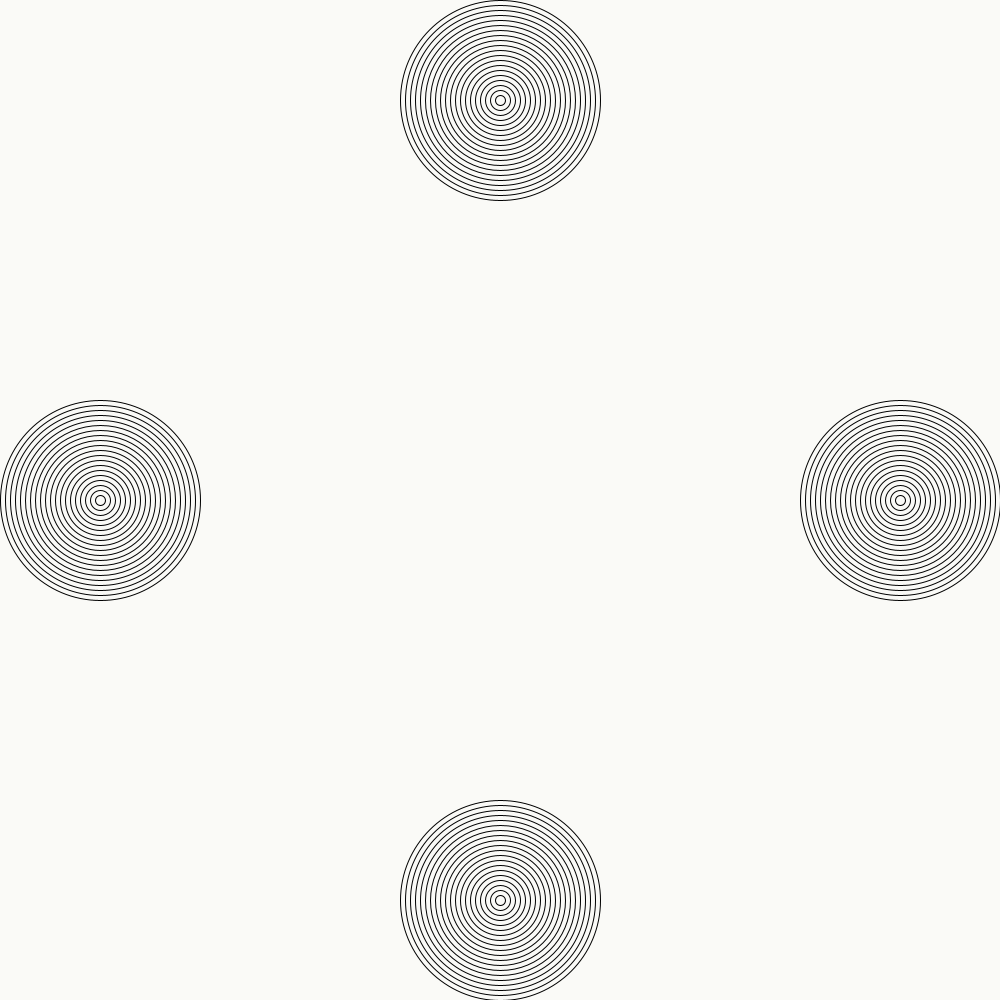
Frame 1 (no input)
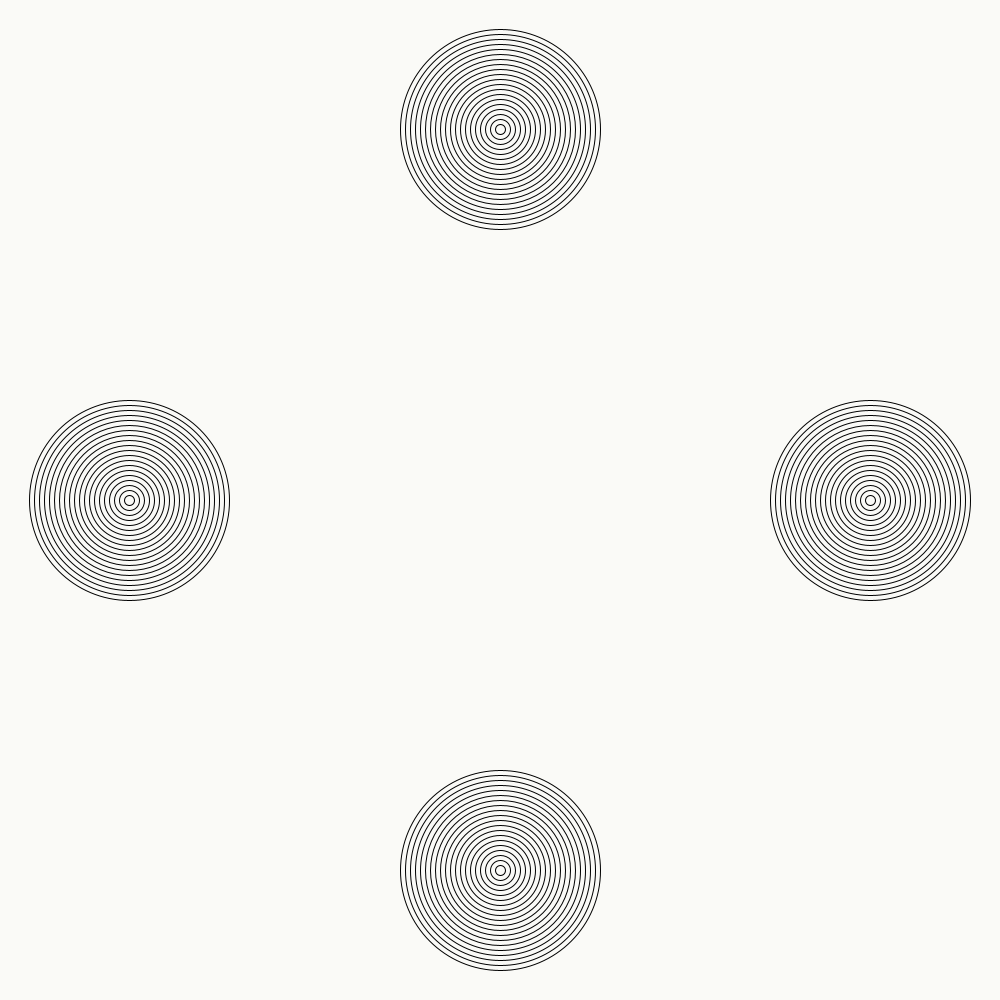
Frame 60 (the mouse pressed at the canvas centre just before this capture)
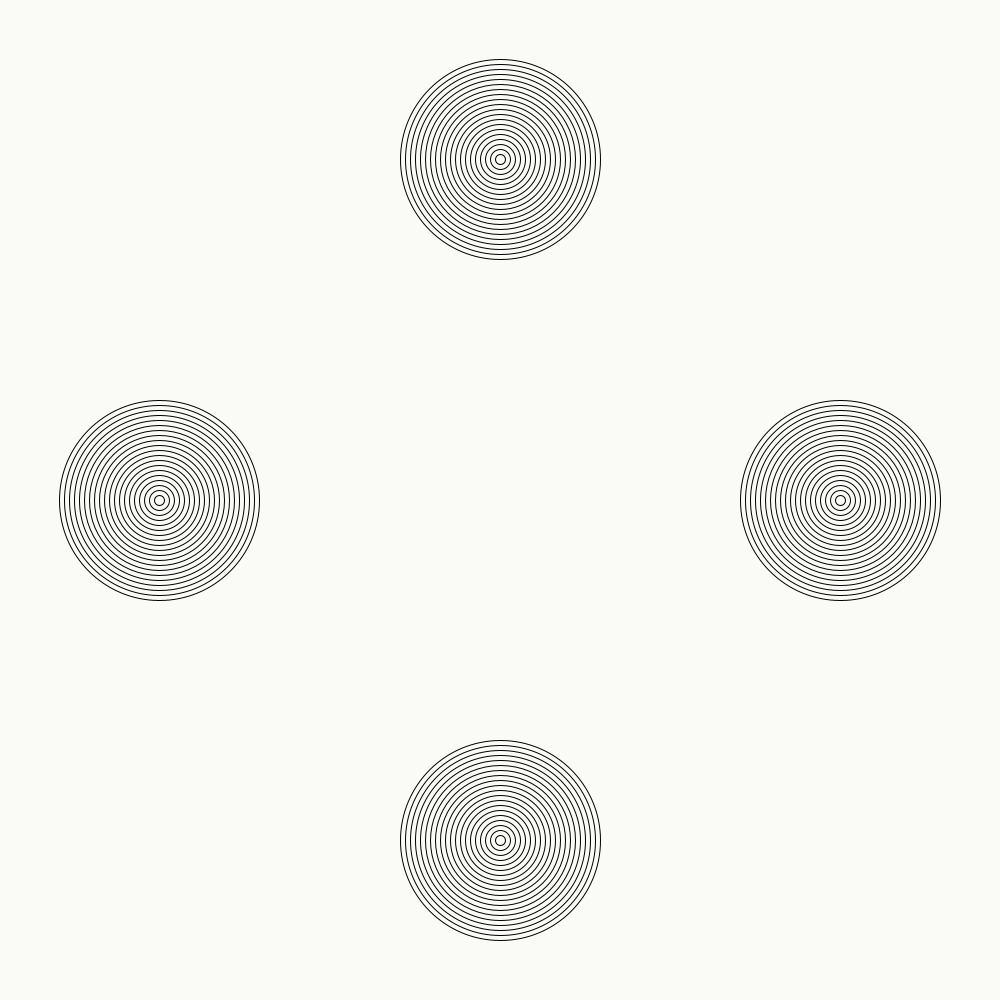
Frame 120 (the mouse held since frame 60 and released just before this capture)

The Processing sketch that drew these frames (run headless with seeded random() and noise(); from frame 60 on, the mouse is pressed at the canvas centre):

// Processing sketch: FancyRingsTimesFour
// ── FancyRingsTimesFour.pde
float ringOneX = 100;
float ringTwoX = 900;
int direction = 1;
void drawRingOne(float x){
  for (int i = 20; i >0; i--){
    noFill();
    ellipse(x, 500, 10*i, 10*i);
  }
}

void drawRingTwo(float x){
  for (int i = 20; i >0; i--){
    noFill();
    ellipse(x, 500, 10*i, 10*i);
  }
}



void drawRingThree(float y){
  for (int i = 20; i >0; i--){
    noFill();
    ellipse(500, y, 10*i, 10*i);
  }
}

void drawRingFour(float y){
  for (int i = 20; i >0; i--){
    noFill();
    ellipse(500, y, 10*i, 10*i);
  }
}


void setup(){
  size(1000,1000);
}

void draw(){
  background(#FAFAF7);
  drawRingThree(ringOneX);
  drawRingOne(ringOneX);
  drawRingFour(ringTwoX);
  drawRingTwo(ringTwoX);
  if (ringOneX == 1000){
   direction = 2; 
  }
  if (ringOneX == 0){
   direction = 1; 
  }
  if (direction == 1){
    ringOneX = ringOneX + 0.5;
  }
  else{
    ringOneX = ringOneX - 0.5;
  }
  ringTwoX = 1000 - ringOneX;
}
